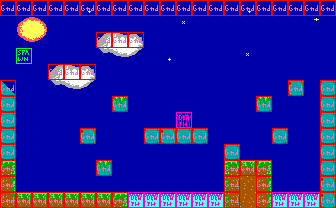

Rendered tile map (Tiled .tmx) drawn with the repository's tilesets; below, a short description and the full map source, tile grids included:
An orthogonal 21x13 tile map with 16x16 px tiles, 2 tile layers (bg, col), 2 tilesets.

<map version="1.0" tiledversion="1.0.3" orientation="orthogonal" renderorder="right-down" width="21" height="13" tilewidth="16" tileheight="16" nextobjectid="11">
 <tileset firstgid="1" source="tileset.tsx" />
 <tileset firstgid="241" source="obj.tsx" />
 <layer name="bg" width="21" height="13">
  <data encoding="csv">
45,45,45,45,45,24,45,45,45,45,45,45,45,45,45,24,45,45,45,45,45,
45,1,2,45,45,45,45,45,45,45,45,23,45,45,45,45,45,45,45,3,45,
45,21,22,45,45,45,5,6,7,45,45,45,45,45,45,45,45,45,45,45,45,
45,45,45,45,45,45,25,26,27,45,24,45,45,45,45,23,45,45,45,45,45,
45,45,45,5,6,7,45,45,45,45,45,45,45,45,45,45,45,45,45,45,45,
44,45,45,25,26,27,45,45,45,45,45,45,45,45,45,45,45,45,61,45,41,
41,45,45,45,45,45,45,42,45,45,45,45,45,45,45,45,42,45,45,45,41,
41,45,45,45,45,45,45,45,45,45,45,62,45,45,45,45,45,45,45,45,41,
41,45,45,45,45,61,45,45,45,41,61,41,41,45,45,45,45,41,45,45,41,
41,45,45,45,45,45,45,45,45,45,45,45,45,45,41,45,45,45,45,45,41,
84,45,45,45,45,45,42,45,45,45,45,45,45,45,82,83,84,45,45,45,41,
104,45,45,45,45,45,45,45,45,45,45,45,45,45,102,103,104,45,45,45,61,
124,83,83,83,83,83,83,84,85,85,85,85,85,85,102,123,104,85,85,85,61
</data>
 </layer>
 <layer name="col" width="21" height="13">
  <data encoding="csv">
242,242,242,242,242,242,242,242,242,242,242,242,242,242,242,242,242,242,242,242,242,
241,241,241,241,241,241,241,241,241,241,241,241,241,241,241,241,241,241,241,241,241,
241,241,241,241,241,241,242,242,242,241,241,241,241,241,241,241,241,241,241,241,241,
241,243,241,241,241,241,241,241,241,241,241,241,241,241,241,241,241,241,241,241,241,
241,241,241,242,242,242,241,241,241,241,241,241,241,241,241,241,241,241,241,241,241,
242,241,241,241,241,241,241,241,241,241,241,241,241,241,241,241,241,241,242,241,242,
242,241,241,241,241,241,241,242,241,241,241,241,241,241,241,241,242,241,241,241,242,
242,241,241,241,241,241,241,241,241,241,241,244,241,241,241,241,241,241,241,241,242,
242,241,241,241,241,242,241,241,241,242,242,242,242,241,241,241,241,242,241,241,242,
242,241,241,241,241,241,241,241,241,241,241,241,241,241,242,241,241,241,241,241,242,
242,241,241,241,241,241,242,241,241,241,241,241,241,241,242,242,242,241,241,241,242,
242,241,241,241,241,241,241,241,241,241,241,241,241,241,242,241,242,241,241,241,242,
242,242,242,242,242,242,242,242,244,244,244,244,244,244,242,0,242,244,244,244,242
</data>
 </layer>
</map>
